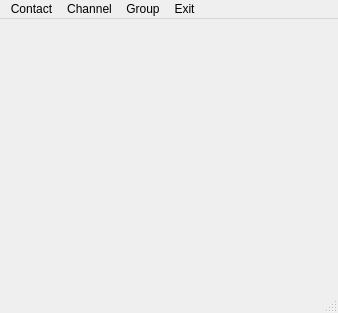
<?xml version="1.0" encoding="UTF-8"?>
<ui version="4.0">
 <class>mainpage</class>
 <widget class="QMainWindow" name="mainpage">
  <property name="geometry">
   <rect>
    <x>0</x>
    <y>0</y>
    <width>338</width>
    <height>313</height>
   </rect>
  </property>
  <property name="windowTitle">
   <string>Hey! Welcome:)</string>
  </property>
  <widget class="QWidget" name="centralwidget"/>
  <widget class="QMenuBar" name="menubar">
   <property name="geometry">
    <rect>
     <x>0</x>
     <y>0</y>
     <width>338</width>
     <height>17</height>
    </rect>
   </property>
   <widget class="QMenu" name="menu">
    <property name="title">
     <string>Contact</string>
    </property>
    <addaction name="actionContacts_send"/>
    <addaction name="actionShow_my_chat"/>
    <addaction name="actionShow_my_users"/>
   </widget>
   <widget class="QMenu" name="menuChannel">
    <property name="title">
     <string>Channel</string>
    </property>
    <addaction name="actionCreate"/>
    <addaction name="actionJoin"/>
    <addaction name="actionChannels_list"/>
    <addaction name="actionChannel_messages"/>
    <addaction name="actionSend_message"/>
   </widget>
   <widget class="QMenu" name="menuGroup">
    <property name="title">
     <string>Group</string>
    </property>
    <addaction name="actionCreate_2"/>
    <addaction name="actionJoin_2"/>
    <addaction name="actionMy_groups"/>
    <addaction name="actionMy_group_messages"/>
    <addaction name="actionSend_message_2"/>
   </widget>
   <widget class="QMenu" name="menuLog_out">
    <property name="title">
     <string>  </string>
    </property>
   </widget>
   <widget class="QMenu" name="menuExit">
    <property name="title">
     <string>Exit</string>
    </property>
    <addaction name="actionLogout"/>
   </widget>
   <addaction name="menu"/>
   <addaction name="menuChannel"/>
   <addaction name="menuGroup"/>
   <addaction name="menuExit"/>
   <addaction name="menuLog_out"/>
  </widget>
  <widget class="QStatusBar" name="statusbar"/>
  <action name="actionContacts_send">
   <property name="text">
    <string>Send message</string>
   </property>
  </action>
  <action name="actionShow_my_chat">
   <property name="text">
    <string>Show my chat </string>
   </property>
  </action>
  <action name="actionCreate">
   <property name="text">
    <string>Create </string>
   </property>
  </action>
  <action name="actionJoin">
   <property name="text">
    <string>Join</string>
   </property>
  </action>
  <action name="actionChannels_list">
   <property name="text">
    <string>My channels</string>
   </property>
  </action>
  <action name="actionChannel_messages">
   <property name="text">
    <string>My channel messages</string>
   </property>
  </action>
  <action name="actionSend_message">
   <property name="text">
    <string>Send message </string>
   </property>
  </action>
  <action name="actionCreate_2">
   <property name="text">
    <string>Create</string>
   </property>
  </action>
  <action name="actionJoin_2">
   <property name="text">
    <string>Join</string>
   </property>
  </action>
  <action name="actionMy_groups">
   <property name="text">
    <string>My groups</string>
   </property>
  </action>
  <action name="actionMy_group_messages">
   <property name="text">
    <string>My group messages</string>
   </property>
  </action>
  <action name="actionSend_message_2">
   <property name="text">
    <string>Send message</string>
   </property>
  </action>
  <action name="actionLogout">
   <property name="text">
    <string>Logout</string>
   </property>
  </action>
  <action name="actionShow_my_users">
   <property name="text">
    <string>Show my users</string>
   </property>
  </action>
 </widget>
 <resources/>
 <connections/>
</ui>
